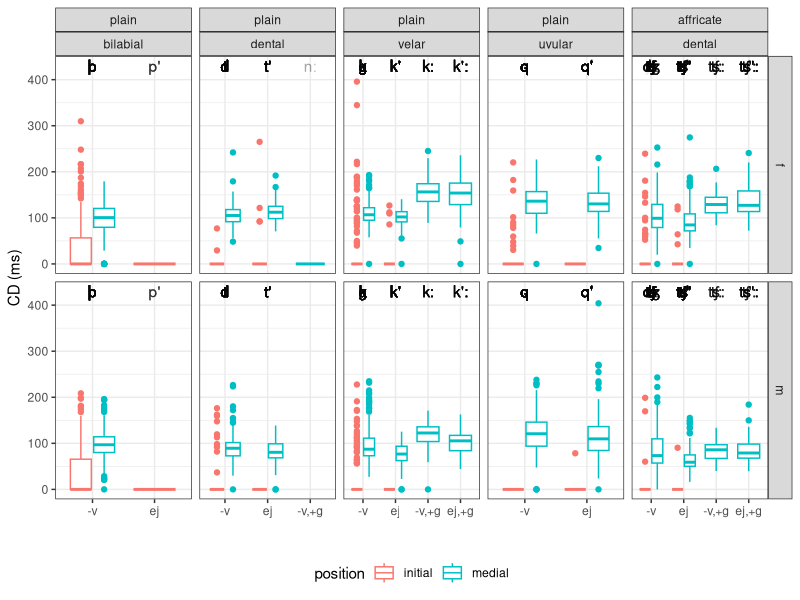
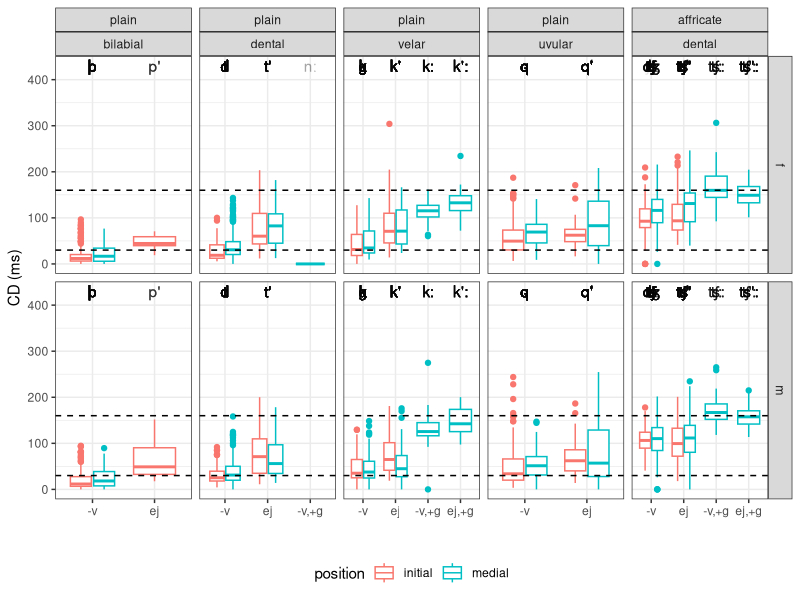
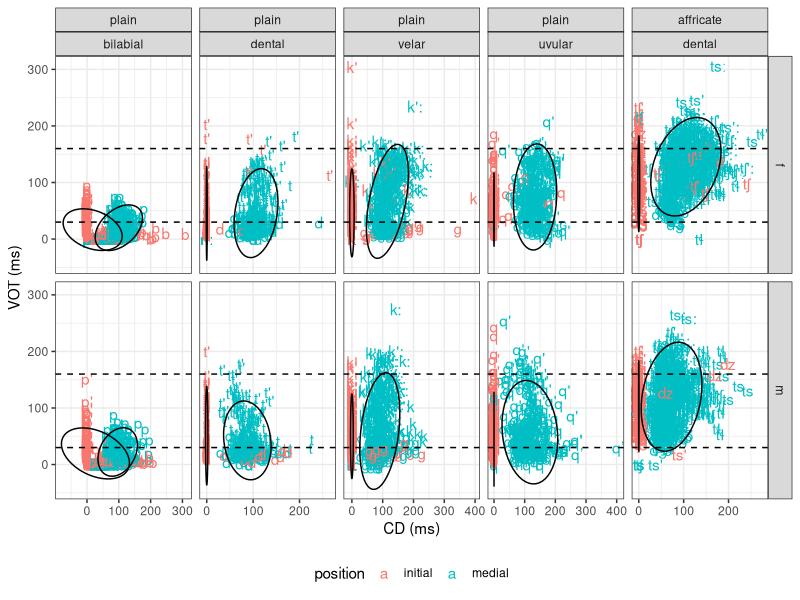

Source code (R) for these figures, in order:
## ---- chunk 1
knitr::opts_chunk$set(message = FALSE, warning = FALSE)
library(tidyverse)

df <- read_tsv("data/speakers.csv")

results <- read_tsv("data/results.tsv")
correspondence <- read_tsv("data/correspondence.tsv")

results %>% 
  left_join(correspondence) %>% 
  left_join(df) %>% 
  filter(!grepl("[tʃrlnm]", folVowel),
       !grepl("[tʃrlnm]", prevVowel)) %>% 
  mutate(repetition = ifelse(repetition == "--undefined--", "", repetition),
         repetition = paste(context, repetition),
         folVowDur = as.double(ifelse(folVowDur == "--undefined--",NA, folVowDur)),
         geminate = ifelse(grepl("[ː:]", stop),"+g", "-g"),
         aff_type = ifelse(grepl("[sz]", stop),"dent", NA),
         aff_type = ifelse(grepl("[ʃʒšžǯ]", stop),"alv", aff_type),
         aff_type = ifelse(grepl("ɬ", stop),"lat", aff_type),
         aff_type = ifelse(grepl("χ", stop),"uv", aff_type),
         affric = ifelse(grepl("ɬ", stop),"affricate", affric),
         affric = ifelse(grepl("χ", stop),"affricate", affric),
         affric = ifelse(poa == "uvular", "plain", affric),
         aff_type = ifelse(grepl("χ", stop),"uv", aff_type),
         poa = ifelse(stop == "ɡ", "velar", poa),
         aff_type = factor(aff_type, levels = c("dent", "alv", "lat", "uv")),
         affric = factor(affric, levels = c("plain", "affricate")),
         voice = ifelse(voice == "voiced", "+v", "-v")) %>% 
  mutate(fric = fric * 1000,
         postfric = postfric*1000,
         folVowDur = folVowDur*1000,
         closdur = closdur*1000,
         VOT = fric + postfric,
         cd_n = closdur/folVowDur,
         vot_n = VOT/folVowDur,
         utterance = paste0(context, "_", repetition),
         poa = factor(poa, levels = c("bilabial", "dental", "velar", "uvular")),
         c_type = ifelse(glott == "glottalic", "ej", voice),
         c_type = ifelse(geminate == "+g", paste0(c_type, ",", "+g"), c_type),
         c_type = factor(c_type, levels = c("+v", "-v", "ej", "-v,+g", "ej,+g"))) ->
  final_df

final_df %>%
  mutate(prevVowel = ifelse(is.na(prevVowel), "#", prevVowel)) %>% 
  filter(
    repetition != "iso 4",
    repetition != "iso 5",
    repetition != "iso 6",
    repetition != "iso 0",
    repetition != "iso i",
    repetition != "iso NA",
    prevVowel != "b",
    prevVowel != "g",
    prevVowel != "g\\)",
    prevVowel != "j\\)",
    prevVowel != "k",
    prevVowel != "\\(k",
    prevVowel != "k:",
    prevVowel != "k'",
    prevVowel != "\\(qχ",
    prevVowel != "s",
    prevVowel != "\\(s",
    prevVowel != "w",
    prevVowel != "z",
    prevVowel != "χ",
    folVowel != "ʔ",
    folVowel != "ɢ",
    folVowel != "ʔ\\)",
    folVowel != "b",
    folVowel != "j",
    folVowel != "j",
    folVowel != "j)",
    folVowel != "\\(j\\)",
    folVowel != "k'",
    folVowel != "p'",
    folVowel != "q",
    folVowel != "qχ",
    folVowel != "w",
    folVowel != "\\(w",
    folVowel != "w\\)",
    folVowel != "\\(w\\)",
    stop != "(ʔ",
    stop != "(ʔ)",
    stop != "ʔ)",
    stop != "n:)",
    stop != "n)",
    stop != "(n",    
    stop != "(h",
    stop != "(j",
    stop != "(j)",
    stop != "j)",
    stop != "(s",
    stop != "(w)") ->
  final_df

final_df %>% 
  mutate(stop_label = str_replace_all(final_df$stop, "[wʲʷˤχ\\(\\)\\?]", ""),
         folVowel = str_replace_all(final_df$folVowel, "[\\(\\)]", "")) ->
  final_df
## ---- chunk 2
final_df %>%
  ggplot(aes(c_type, closdur, label = stop_label))+
  geom_text(aes(y = 430), alpha = 0.1)+
  geom_boxplot(aes(color = position))+
  theme_bw()+
  theme(legend.position="bottom")+
  facet_grid(Gender~affric+poa, scale = "free_x")+
  labs(y = "CD (ms)", x = "")
## ---- chunk 3
final_df %>%
  ggplot(aes(c_type, VOT, label = stop_label))+
  geom_text(aes(y = 430), alpha = 0.1)+
  geom_boxplot(aes(color = position))+
  theme_bw()+
  theme(legend.position="bottom")+
  facet_grid(Gender~affric+poa, scale = "free_x")+
  labs(y = "CD (ms)", x = "")+
  geom_hline(yintercept = 30, lty = 2)+
  geom_hline(yintercept = 160, lty = 2)
## ---- chunk 4
final_df %>%
  ggplot(aes(closdur, VOT, label = stop_label, color = position, group = position))+
  geom_text(aes(color = position))+
  stat_ellipse(color = "black")+
  theme_bw()+
  theme(legend.position="bottom")+
  facet_grid(Gender~affric+poa, scale = "free_x")+
  labs(y = "CD (ms)", x = "")+
  geom_hline(yintercept = 30, lty = 2)+
  geom_hline(yintercept = 160, lty = 2)+
  facet_grid(Gender~affric+poa, scale = "free_x")+
  labs(y = "VOT (ms)", x = "CD (ms)")
